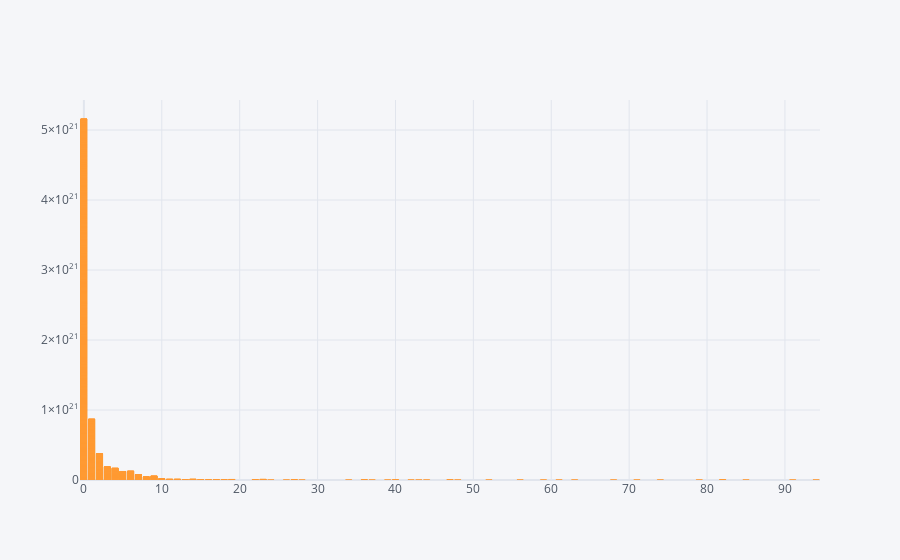

Source (notebook cell):
### Code cell
df.iplot(kind='bar',x='conversions',y='date')

### Figure 1 — Plotly figure (JSON) as saved in the notebook; plotly's stock layout.template omitted (floating-point values rounded to 4 significant figures; data arrays with more than 128 entries replaced by an {"elided": "..."} marker saying what was removed)
{"data": [{"marker": {"color": "rgba(255, 153, 51, 0.6)", "line": {"color": "rgba(255, 153, 51, 1.0)", "width": 1}}, "name": "date", "orientation": "v", "text": "", "type": "bar", "x": {"elided": "4571 int values"}, "y": {"elided": "4571 int values"}}], "layout": {"legend": {"bgcolor": "#F5F6F9", "font": {"color": "#4D5663"}}, "paper_bgcolor": "#F5F6F9", "plot_bgcolor": "#F5F6F9", "title": {"font": {"color": "#4D5663"}}, "xaxis": {"gridcolor": "#E1E5ED", "showgrid": true, "tickfont": {"color": "#4D5663"}, "title": {"font": {"color": "#4D5663"}, "text": ""}, "zerolinecolor": "#E1E5ED"}, "yaxis": {"gridcolor": "#E1E5ED", "showgrid": true, "tickfont": {"color": "#4D5663"}, "title": {"font": {"color": "#4D5663"}, "text": ""}, "zerolinecolor": "#E1E5ED"}}}
